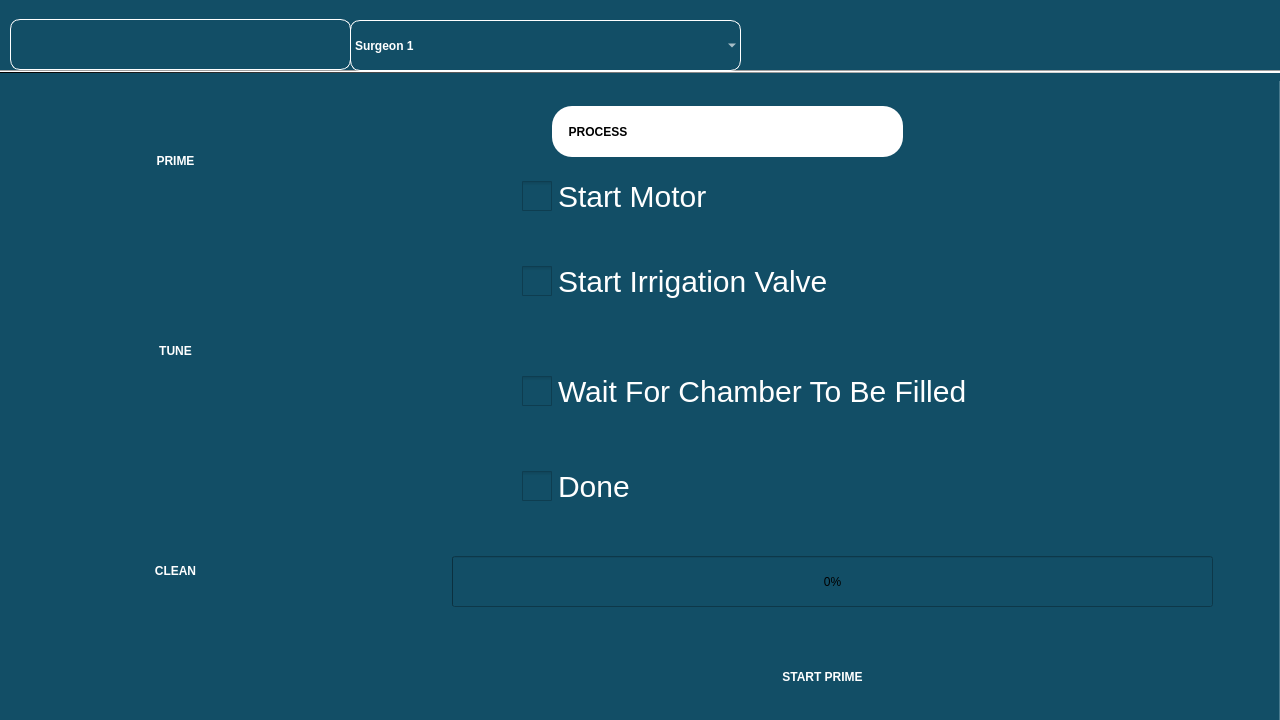
<?xml version="1.0" encoding="UTF-8"?>
<ui version="4.0">
 <class>prime</class>
 <widget class="QWidget" name="prime">
  <property name="geometry">
   <rect>
    <x>0</x>
    <y>0</y>
    <width>1280</width>
    <height>720</height>
   </rect>
  </property>
  <property name="windowTitle">
   <string>Form</string>
  </property>
  <property name="styleSheet">
   <string notr="true">
background-color: rgb(18, 78, 102);


</string>
  </property>
  <widget class="QPushButton" name="clean_but">
   <property name="geometry">
    <rect>
     <x>0</x>
     <y>500</y>
     <width>351</width>
     <height>141</height>
    </rect>
   </property>
   <property name="styleSheet">
    <string notr="true">QPushButton {
    font: 30pt &quot;Ubuntu&quot;;
    background-color: transparent;
    border-radius: 20px;
    border: none;
	image: url(:/images/tuneddd.png);
    font-weight: bold;
color:white;
}

QPushButton:focus {
    outline: none;
    border: none;
}
</string>
   </property>
   <property name="text">
    <string>CLEAN</string>
   </property>
  </widget>
  <widget class="QPushButton" name="Tune_but">
   <property name="geometry">
    <rect>
     <x>0</x>
     <y>280</y>
     <width>351</width>
     <height>141</height>
    </rect>
   </property>
   <property name="styleSheet">
    <string notr="true">QPushButton {
    font: 30pt &quot;Ubuntu&quot;;
    background-color: transparent;
    border-radius: 20px;
    border: none;
	image: url(:/images/tuneddd.png);
    font-weight: bold;
color:white;
}

QPushButton:focus {
    outline: none;
    border: none;
}
</string>
   </property>
   <property name="text">
    <string>TUNE</string>
   </property>
  </widget>
  <widget class="QPushButton" name="prime1_but">
   <property name="geometry">
    <rect>
     <x>0</x>
     <y>90</y>
     <width>351</width>
     <height>141</height>
    </rect>
   </property>
   <property name="styleSheet">
    <string notr="true">QPushButton {
    font: 30pt &quot;Ubuntu&quot;;
    background-color: transparent;
    border-radius: 20px;
    border: none;
	image: url(:/images/tuneddd.png);
    font-weight: bold;
color:white;
}

QPushButton:focus {
    outline: none;
    border: none;
}
</string>
   </property>
   <property name="text">
    <string>PRIME</string>
   </property>
  </widget>
  <widget class="QTabWidget" name="tabWidget">
   <property name="geometry">
    <rect>
     <x>410</x>
     <y>-30</y>
     <width>871</width>
     <height>791</height>
    </rect>
   </property>
   <property name="styleSheet">
    <string notr="true"/>
   </property>
   <property name="currentIndex">
    <number>0</number>
   </property>
   <widget class="QWidget" name="tab_6">
    <property name="styleSheet">
     <string notr="true">
background-color: rgb(18, 78, 102);


</string>
    </property>
    <attribute name="title">
     <string>Tab 1</string>
    </attribute>
    <widget class="QLabel" name="process_lab_2">
     <property name="geometry">
      <rect>
       <x>140</x>
       <y>110</y>
       <width>351</width>
       <height>51</height>
      </rect>
     </property>
     <property name="styleSheet">
      <string notr="true">font:25pt &quot;Ubuntu&quot;;
background-color: rgb(255, 255, 255);
color: rgb(0, 0, 0);
border-radius:20px;
border:none;font:bold;</string>
     </property>
     <property name="text">
      <string>     PROCESS </string>
     </property>
    </widget>
    <widget class="QPushButton" name="start_prime_but_2">
     <property name="geometry">
      <rect>
       <x>250</x>
       <y>620</y>
       <width>321</width>
       <height>121</height>
      </rect>
     </property>
     <property name="styleSheet">
      <string notr="true">QPushButton{
font:20pt &quot;Ubuntu&quot;;
image: url(:/images/g4210.png);
background-color:transparent;
color: rgb(255, 255, 255);
border-radius:20px;
border:none;font:bold;
}
QPushButton:focus {
    outline: none;
    border: none;
}
</string>
     </property>
     <property name="text">
      <string>START PRIME</string>
     </property>
    </widget>
    <widget class="QCheckBox" name="start_check_2">
     <property name="geometry">
      <rect>
       <x>110</x>
       <y>260</y>
       <width>721</width>
       <height>51</height>
      </rect>
     </property>
     <property name="styleSheet">
      <string notr="true">QCheckBox::indicator {
	color: rgb(255, 255, 255);
    width: 30px;
    height: 30px;
}
QCheckBox {
    font-size: 30px;
	color: rgb(255, 255, 255);

}
</string>
     </property>
     <property name="text">
      <string>Start Irrigation Valve</string>
     </property>
    </widget>
    <widget class="QCheckBox" name="wait_Check_2">
     <property name="geometry">
      <rect>
       <x>110</x>
       <y>360</y>
       <width>751</width>
       <height>71</height>
      </rect>
     </property>
     <property name="styleSheet">
      <string notr="true">QCheckBox::indicator {
	color: rgb(255, 255, 255);
    width: 30px;
    height: 30px;
}
QCheckBox {
    font-size: 30px;
	color: rgb(255, 255, 255);

}
</string>
     </property>
     <property name="text">
      <string>Wait For Chamber To Be Filled</string>
     </property>
    </widget>
    <widget class="QCheckBox" name="motor_Check_2">
     <property name="geometry">
      <rect>
       <x>110</x>
       <y>170</y>
       <width>381</width>
       <height>61</height>
      </rect>
     </property>
     <property name="styleSheet">
      <string notr="true">QCheckBox::indicator {
	color: rgb(255, 255, 255);
    width: 30px;
    height: 30px;
}
QCheckBox {
    font-size: 30px;
	color: rgb(255, 255, 255);

}
</string>
     </property>
     <property name="text">
      <string>Start Motor</string>
     </property>
    </widget>
    <widget class="QCheckBox" name="done_Check_2">
     <property name="geometry">
      <rect>
       <x>110</x>
       <y>470</y>
       <width>321</width>
       <height>41</height>
      </rect>
     </property>
     <property name="styleSheet">
      <string notr="true">QCheckBox::indicator {
	color: rgb(255, 255, 255);
    width: 30px;
    height: 30px;
}
QCheckBox {
    font-size: 30px;
	color: rgb(255, 255, 255);

}
</string>
     </property>
     <property name="text">
      <string>Done</string>
     </property>
    </widget>
    <widget class="QProgressBar" name="progressBar_2">
     <property name="geometry">
      <rect>
       <x>40</x>
       <y>560</y>
       <width>761</width>
       <height>51</height>
      </rect>
     </property>
     <property name="value">
      <number>0</number>
     </property>
    </widget>
    <zorder>progressBar_2</zorder>
    <zorder>process_lab_2</zorder>
    <zorder>start_prime_but_2</zorder>
    <zorder>start_check_2</zorder>
    <zorder>wait_Check_2</zorder>
    <zorder>motor_Check_2</zorder>
    <zorder>done_Check_2</zorder>
   </widget>
   <widget class="QWidget" name="tab_8">
    <property name="styleSheet">
     <string notr="true">
background-color: rgb(18, 78, 102);


</string>
    </property>
    <attribute name="title">
     <string>Page</string>
    </attribute>
    <widget class="QLabel" name="warning_lab_2">
     <property name="geometry">
      <rect>
       <x>70</x>
       <y>110</y>
       <width>431</width>
       <height>41</height>
      </rect>
     </property>
     <property name="styleSheet">
      <string notr="true">font:25pt &quot;Ubuntu&quot;;
background-color: rgb(36, 31, 49);
color: rgb(255, 255, 255);
border-radius:20px;
border:none;
font:bold;</string>
     </property>
     <property name="text">
      <string>   BEFORE CLEANING</string>
     </property>
    </widget>
    <widget class="QTextEdit" name="Instruction_lab_2">
     <property name="geometry">
      <rect>
       <x>130</x>
       <y>260</y>
       <width>741</width>
       <height>281</height>
      </rect>
     </property>
     <property name="styleSheet">
      <string notr="true">
font:20px;border:none;
background-color: transparent;
</string>
     </property>
     <property name="html">
      <string>&lt;!DOCTYPE HTML PUBLIC &quot;-//W3C//DTD HTML 4.0//EN&quot; &quot;http://www.w3.org/TR/REC-html40/strict.dtd&quot;&gt;
&lt;html&gt;&lt;head&gt;&lt;meta name=&quot;qrichtext&quot; content=&quot;1&quot; /&gt;&lt;style type=&quot;text/css&quot;&gt;
p, li { white-space: pre-wrap; }
&lt;/style&gt;&lt;/head&gt;&lt;body style=&quot; font-family:'Ubuntu'; font-size:20px; font-weight:400; font-style:normal;&quot;&gt;
&lt;p style=&quot; margin-top:0px; margin-bottom:0px; margin-left:0px; margin-right:0px; -qt-block-indent:0; text-indent:0px;&quot;&gt;&lt;span style=&quot; font-size:14pt; font-weight:600; color:#ffffff;&quot;&gt;1.Disconnect the Irrigation/Aspiration connectors from handpiece&lt;/span&gt;&lt;/p&gt;
&lt;p style=&quot;-qt-paragraph-type:empty; margin-top:0px; margin-bottom:0px; margin-left:0px; margin-right:0px; -qt-block-indent:0; text-indent:0px; font-size:14pt; font-weight:600; color:#ffffff;&quot;&gt;&lt;br /&gt;&lt;/p&gt;
&lt;p style=&quot; margin-top:0px; margin-bottom:0px; margin-left:0px; margin-right:0px; -qt-block-indent:0; text-indent:0px;&quot;&gt;&lt;span style=&quot; font-size:14pt; font-weight:600; color:#ffffff;&quot;&gt;2.Connect the irrigation,aspiration connectors together&lt;/span&gt;&lt;/p&gt;
&lt;p style=&quot;-qt-paragraph-type:empty; margin-top:0px; margin-bottom:0px; margin-left:0px; margin-right:0px; -qt-block-indent:0; text-indent:0px; font-size:14pt; font-weight:600; color:#ffffff;&quot;&gt;&lt;br /&gt;&lt;/p&gt;
&lt;p style=&quot; margin-top:0px; margin-bottom:0px; margin-left:0px; margin-right:0px; -qt-block-indent:0; text-indent:0px;&quot;&gt;&lt;span style=&quot; font-size:14pt; font-weight:600; color:#ffffff;&quot;&gt;3.Disconnect the saline connection from irrigation.&lt;/span&gt;&lt;/p&gt;
&lt;p style=&quot;-qt-paragraph-type:empty; margin-top:0px; margin-bottom:0px; margin-left:0px; margin-right:0px; -qt-block-indent:0; text-indent:0px; font-size:14pt; font-weight:600; color:#ffffff;&quot;&gt;&lt;br /&gt;&lt;/p&gt;
&lt;p style=&quot; margin-top:0px; margin-bottom:0px; margin-left:0px; margin-right:0px; -qt-block-indent:0; text-indent:0px;&quot;&gt;&lt;span style=&quot; font-size:14pt; font-weight:600; color:#ffffff;&quot;&gt;4.Disconnect the tubing from irriagtion valve.&lt;/span&gt;&lt;/p&gt;
&lt;p style=&quot;-qt-paragraph-type:empty; margin-top:0px; margin-bottom:0px; margin-left:0px; margin-right:0px; -qt-block-indent:0; text-indent:0px; font-size:14pt; font-weight:600; color:#ffffff;&quot;&gt;&lt;br /&gt;&lt;/p&gt;
&lt;p style=&quot; margin-top:0px; margin-bottom:0px; margin-left:0px; margin-right:0px; -qt-block-indent:0; text-indent:0px;&quot;&gt;&lt;span style=&quot; font-size:14pt; font-weight:600; color:#ffffff;&quot;&gt;5.dip the irrigation connector in distilled water bowl&lt;/span&gt;&lt;/p&gt;&lt;/body&gt;&lt;/html&gt;</string>
     </property>
    </widget>
    <widget class="QPushButton" name="begin_clean_but_2">
     <property name="geometry">
      <rect>
       <x>320</x>
       <y>570</y>
       <width>331</width>
       <height>141</height>
      </rect>
     </property>
     <property name="styleSheet">
      <string notr="true">QPushButton{
font:20pt &quot;Ubuntu&quot;;
background-color: transparent;
image: url(:/images/g4210.png);
color: rgb(255, 255, 255);
font:bold;
border-radius:20px;
border:none;
}
QPushButton:focus {
    outline: none;
    border: none;
}
</string>
     </property>
     <property name="text">
      <string>Begin Clean</string>
     </property>
    </widget>
    <widget class="QLabel" name="warning_img_2">
     <property name="geometry">
      <rect>
       <x>90</x>
       <y>110</y>
       <width>31</width>
       <height>41</height>
      </rect>
     </property>
     <property name="styleSheet">
      <string notr="true">image: url(:/images/warning1.png);
BACKGROUND-COLOR:TRANSPARENT;</string>
     </property>
     <property name="text">
      <string/>
     </property>
    </widget>
    <widget class="QLabel" name="label_10">
     <property name="geometry">
      <rect>
       <x>80</x>
       <y>180</y>
       <width>651</width>
       <height>51</height>
      </rect>
     </property>
     <property name="styleSheet">
      <string notr="true">font: 75 20pt &quot;Ubuntu&quot;;
color: rgb(255, 255, 255);
font:bold;
background-color:transparent;</string>
     </property>
     <property name="text">
      <string> Instructions To Be Followed:</string>
     </property>
    </widget>
   </widget>
  </widget>
  <widget class="QLabel" name="label">
   <property name="geometry">
    <rect>
     <x>270</x>
     <y>160</y>
     <width>61</width>
     <height>71</height>
    </rect>
   </property>
   <property name="styleSheet">
    <string notr="true">image: url(:/images/prime.png);
background-color:transparent;
border:none;</string>
   </property>
   <property name="text">
    <string/>
   </property>
  </widget>
  <widget class="QLabel" name="label_2">
   <property name="geometry">
    <rect>
     <x>270</x>
     <y>360</y>
     <width>61</width>
     <height>61</height>
    </rect>
   </property>
   <property name="styleSheet">
    <string notr="true">image: url(:/images/wifi.png);
background-color:transparent;
border:none;</string>
   </property>
   <property name="text">
    <string/>
   </property>
  </widget>
  <widget class="QLabel" name="label_3">
   <property name="geometry">
    <rect>
     <x>270</x>
     <y>570</y>
     <width>71</width>
     <height>61</height>
    </rect>
   </property>
   <property name="styleSheet">
    <string notr="true">image: url(:/images/clean.png);
background-color:transparent;
border:none;</string>
   </property>
   <property name="text">
    <string/>
   </property>
  </widget>
  <widget class="QLabel" name="lab_time">
   <property name="geometry">
    <rect>
     <x>1010</x>
     <y>20</y>
     <width>251</width>
     <height>51</height>
    </rect>
   </property>
   <property name="styleSheet">
    <string notr="true">
background-color: transparent;
border:1px solid white;
border-radius:10px;
color: rgb(255, 255, 255);
font:20pt &quot;Ubuntu&quot;;
font-weight: bold;
</string>
   </property>
   <property name="text">
    <string/>
   </property>
   <property name="alignment">
    <set>Qt::AlignRight|Qt::AlignTrailing|Qt::AlignVCenter</set>
   </property>
  </widget>
  <widget class="QLabel" name="lab_date">
   <property name="geometry">
    <rect>
     <x>744</x>
     <y>20</y>
     <width>261</width>
     <height>51</height>
    </rect>
   </property>
   <property name="styleSheet">
    <string notr="true">
background-color: transparent;
border:1px solid white;
border-radius:10px;
color: rgb(255, 255, 255);
font:20pt &quot;Ubuntu&quot;;
font-weight: bold;</string>
   </property>
   <property name="text">
    <string/>
   </property>
   <property name="alignment">
    <set>Qt::AlignRight|Qt::AlignTrailing|Qt::AlignVCenter</set>
   </property>
  </widget>
  <widget class="QLabel" name="label_4">
   <property name="geometry">
    <rect>
     <x>1010</x>
     <y>20</y>
     <width>61</width>
     <height>51</height>
    </rect>
   </property>
   <property name="styleSheet">
    <string notr="true">border-radius:12px;
image: url(:/images/clock.png);
background-color: transparent;</string>
   </property>
   <property name="text">
    <string/>
   </property>
  </widget>
  <widget class="QLabel" name="label_5">
   <property name="geometry">
    <rect>
     <x>720</x>
     <y>0</y>
     <width>121</width>
     <height>91</height>
    </rect>
   </property>
   <property name="styleSheet">
    <string notr="true">border-radius:12px;
image: url(:/images/calendor.png);
background-color: transparent;</string>
   </property>
   <property name="text">
    <string/>
   </property>
  </widget>
  <widget class="QLabel" name="label_6">
   <property name="geometry">
    <rect>
     <x>10</x>
     <y>19</y>
     <width>341</width>
     <height>51</height>
    </rect>
   </property>
   <property name="styleSheet">
    <string notr="true">
background-color: transparent;
border:1px solid white;
border-radius:10px;
color: rgb(255, 255, 255);
font:20pt &quot;Ubuntu&quot;;
font-weight: bold;</string>
   </property>
   <property name="text">
    <string/>
   </property>
   <property name="alignment">
    <set>Qt::AlignCenter</set>
   </property>
  </widget>
  <widget class="QComboBox" name="comboBox_4">
   <property name="geometry">
    <rect>
     <x>350</x>
     <y>20</y>
     <width>391</width>
     <height>51</height>
    </rect>
   </property>
   <property name="styleSheet">
    <string notr="true">
background-color: transparent;
border:1px solid white;
border-radius:10px;
color: rgb(255, 255, 255);
font:20pt &quot;Ubuntu&quot;;
font-weight: bold;</string>
   </property>
   <item>
    <property name="text">
     <string>Surgeon 1</string>
    </property>
   </item>
   <item>
    <property name="text">
     <string>Surgeon 2</string>
    </property>
   </item>
   <item>
    <property name="text">
     <string>Surgeon 3</string>
    </property>
   </item>
   <item>
    <property name="text">
     <string>Surgeon 4</string>
    </property>
   </item>
   <item>
    <property name="text">
     <string>Surgeon 5</string>
    </property>
   </item>
  </widget>
  <widget class="QLabel" name="lbloverall">
   <property name="geometry">
    <rect>
     <x>0</x>
     <y>0</y>
     <width>1281</width>
     <height>81</height>
    </rect>
   </property>
   <property name="styleSheet">
    <string notr="true"/>
   </property>
   <property name="text">
    <string/>
   </property>
  </widget>
  <widget class="QLabel" name="label_7">
   <property name="geometry">
    <rect>
     <x>-5</x>
     <y>80</y>
     <width>431</width>
     <height>651</height>
    </rect>
   </property>
   <property name="styleSheet">
    <string notr="true"/>
   </property>
   <property name="text">
    <string/>
   </property>
  </widget>
  <widget class="Line" name="line">
   <property name="geometry">
    <rect>
     <x>0</x>
     <y>70</y>
     <width>1280</width>
     <height>3</height>
    </rect>
   </property>
   <property name="styleSheet">
    <string notr="true">background-color: qlineargradient(spread:pad, x1:0, y1:0, x2:1, y2:0, stop:0 rgba(0, 0, 0, 255), stop:1 rgba(255, 255, 255, 255));</string>
   </property>
   <property name="orientation">
    <enum>Qt::Horizontal</enum>
   </property>
  </widget>
  <widget class="QComboBox" name="comboBox">
   <property name="geometry">
    <rect>
     <x>90</x>
     <y>650</y>
     <width>221</width>
     <height>61</height>
    </rect>
   </property>
  </widget>
  <zorder>comboBox</zorder>
  <zorder>tabWidget</zorder>
  <zorder>lab_date</zorder>
  <zorder>lab_time</zorder>
  <zorder>label_5</zorder>
  <zorder>label_4</zorder>
  <zorder>lbloverall</zorder>
  <zorder>label_6</zorder>
  <zorder>label_7</zorder>
  <zorder>line</zorder>
  <zorder>clean_but</zorder>
  <zorder>Tune_but</zorder>
  <zorder>label_3</zorder>
  <zorder>prime1_but</zorder>
  <zorder>label_2</zorder>
  <zorder>label</zorder>
  <zorder>comboBox_4</zorder>
 </widget>
 <resources/>
 <connections/>
</ui>
